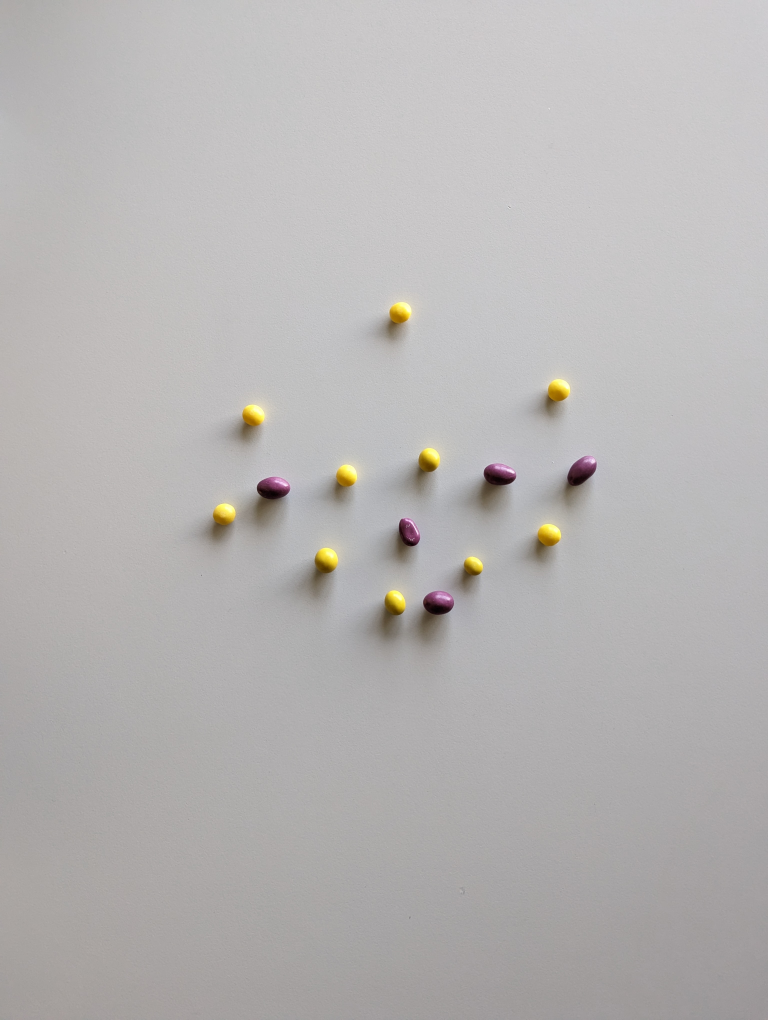
#> input picture data/01.jpg, 3072 x 4080 px (shown at 1/4 size)
$ python test_case.py
#> lines starting #> are read from the running program, lines starting #| are printed output that depends on the picture; after the words box and inside, x2 and y2 are one past the last pixel; in counts of white or black regions, pixels touching at a corner belong together
import cv2
import numpy as np


def count_obj(img):
    kernel = cv2.getStructuringElement(cv2.MORPH_RECT, (3, 3))
    dilatet = cv2.dilate(img, kernel, iterations=1)

    # contours
    contours, _ = cv2.findContours(dilatet, cv2.RETR_EXTERNAL, cv2.CHAIN_APPROX_SIMPLE)
    cv2.drawContours(img, contours, -1, (0, 255, 0), 2)
    print(len(contours))
    cv2.imshow('counter call', img)


# (hMin = 23 , sMin = 36, vMin = 63), (hMax = 179 , sMax = 255, vMax = 255)
img_path = 'data/01.jpg'
img = cv2.imread(img_path, cv2.IMREAD_COLOR)
#> img is the input picture: shape (4080, 3072, 3); mean B, G, R 179.9, 180.3, 182.6
img = cv2.resize(img, (768, 1020))
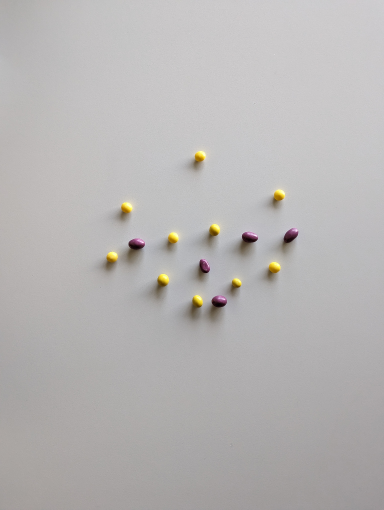
#> img: shape (1020, 768, 3) (shown at 1/2 size); mean B, G, R 180, 180.4, 182.8

grey = cv2.cvtColor(img, cv2.COLOR_BGR2GRAY)
blur = cv2.GaussianBlur(grey, (3, 3), 0)

t_inv = cv2.adaptiveThreshold(blur, 255, cv2.ADAPTIVE_THRESH_GAUSSIAN_C, cv2.THRESH_BINARY_INV, 11, 4)
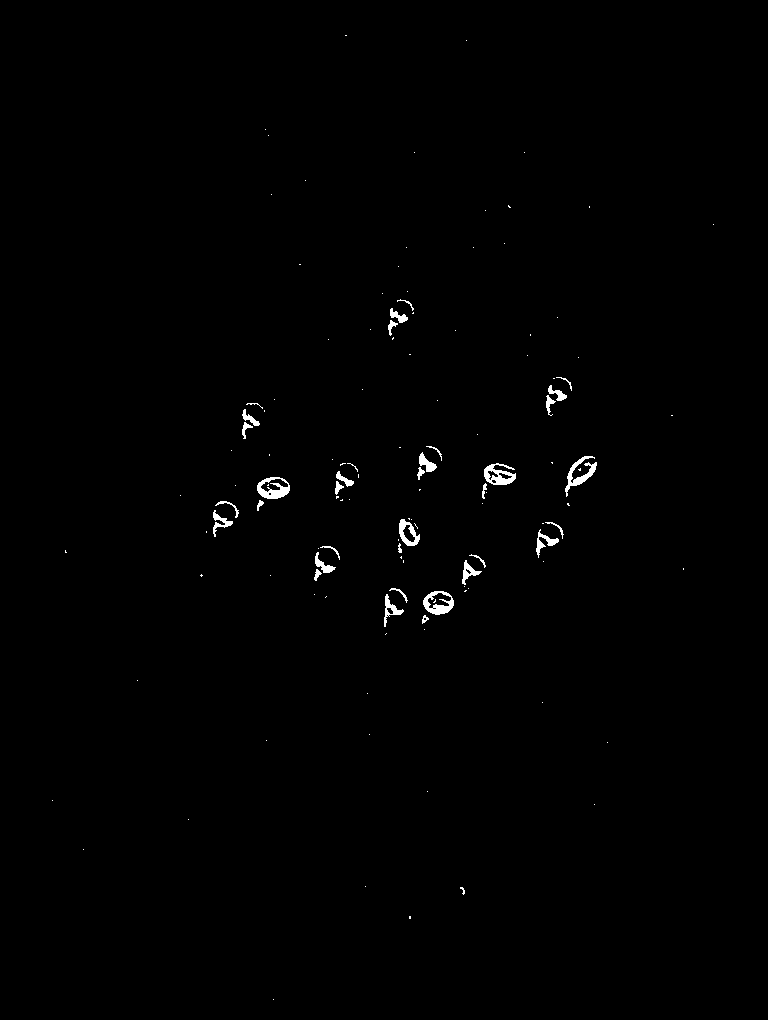
#> t_inv: shape (1020, 768); 0.57% white; 126 white regions (92 under 20 px), largest, box (x1, y1, x2, y2) and area: (257, 477, 290, 499) 400, (565, 456, 597, 497) 397, (484, 463, 516, 485) 391
canny = cv2.Canny(t_inv, 100, 200)
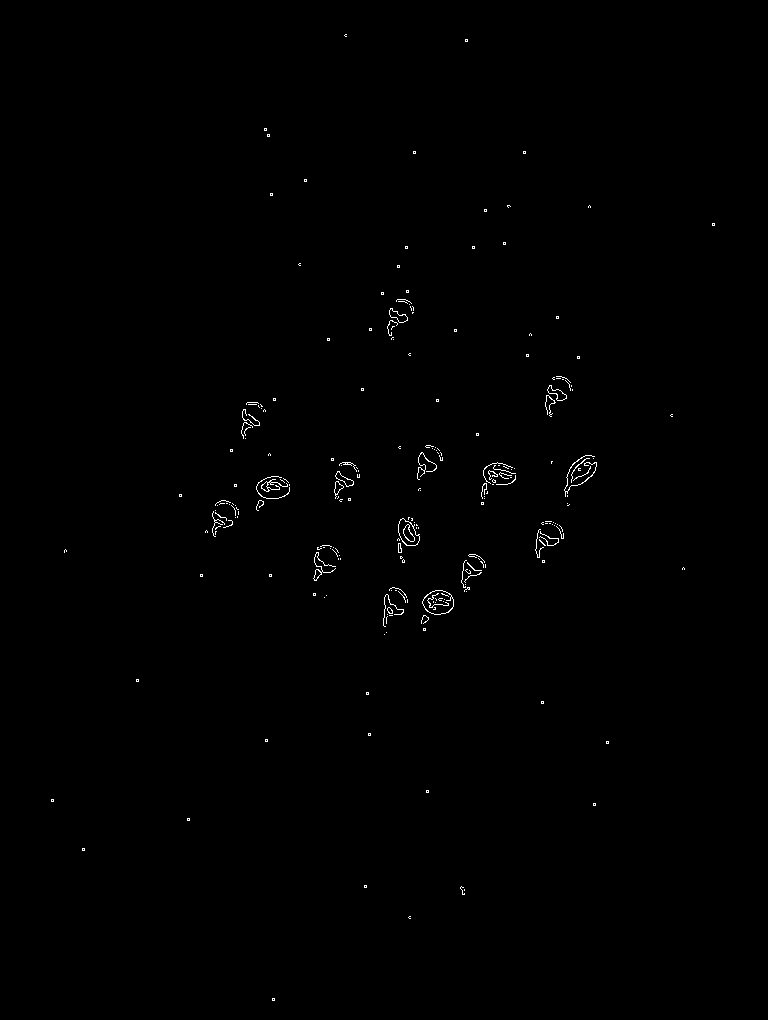
#> canny: shape (1020, 768); 0.38% white in thin lines or dots, all inside (x1, y1, x2, y2) = (51, 34, 715, 1001)
mask = cv2.bitwise_and(img, img, mask=canny)

count_obj(mask)
#> (the run stopped early here; a loop or call above may not have finished)

$ run again, with data/00.jpg copied over data/01.jpg
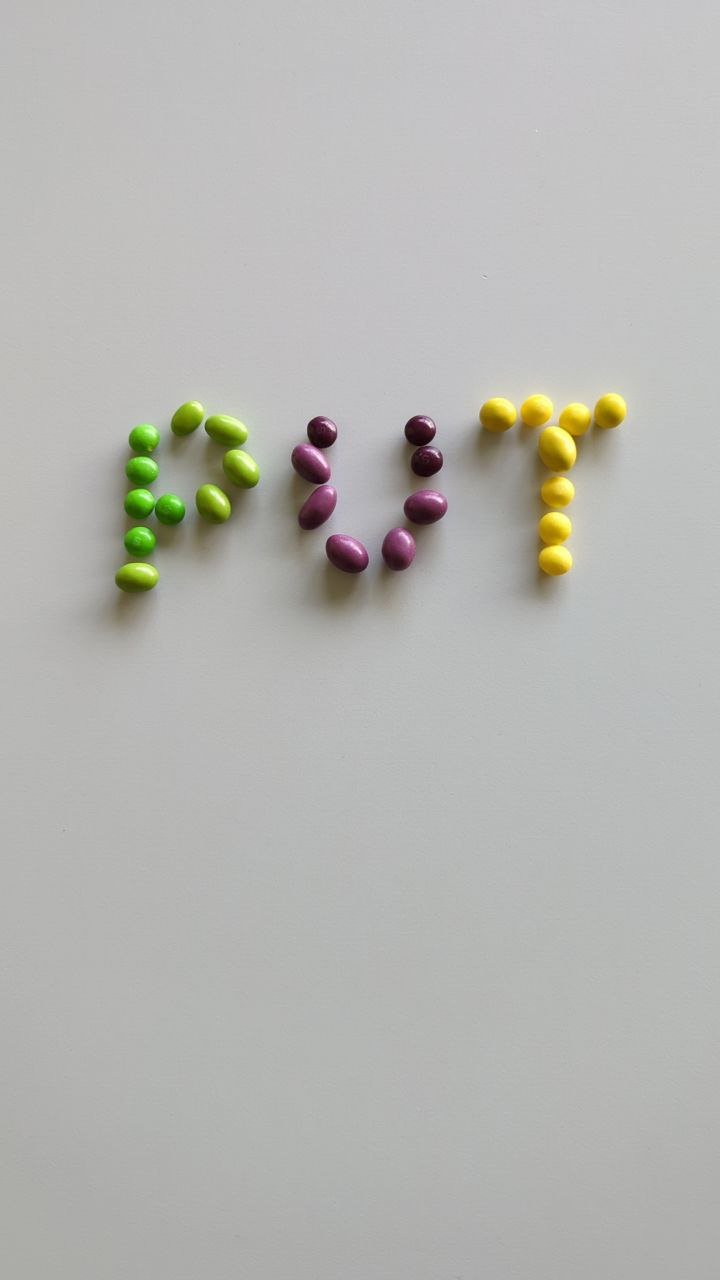
#> input picture data/00.jpg, 720 x 1280 px
#> img is the input picture: shape (1280, 720, 3); mean B, G, R 178.2, 181.9, 181.8
#> img: shape (1020, 768, 3)
#> `t_inv = cv2.adaptiveThreshold(blur, 255, cv2.ADAPTIVE_THRESH_GAUSSIAN_..`:
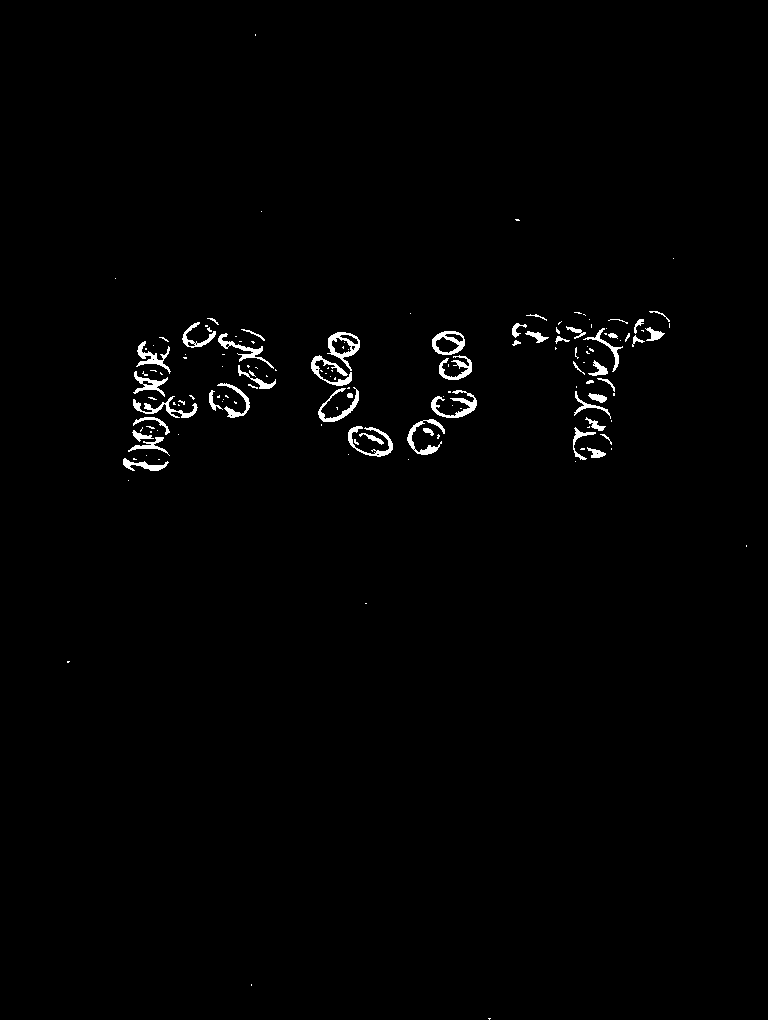
#> t_inv: shape (1020, 768); 1.1% white; 145 white regions (96 under 20 px), largest, box (x1, y1, x2, y2) and area: (431, 390, 477, 418) 439, (327, 332, 360, 371) 437, (311, 355, 352, 386) 386
#> canny: shape (1020, 768); 0.69% white in thin lines or dots, all inside (x1, y1, x2, y2) = (67, 33, 748, 1020)
#> in count_obj, `dilatet = cv2.dilate(img, kernel, iterations=1)`:
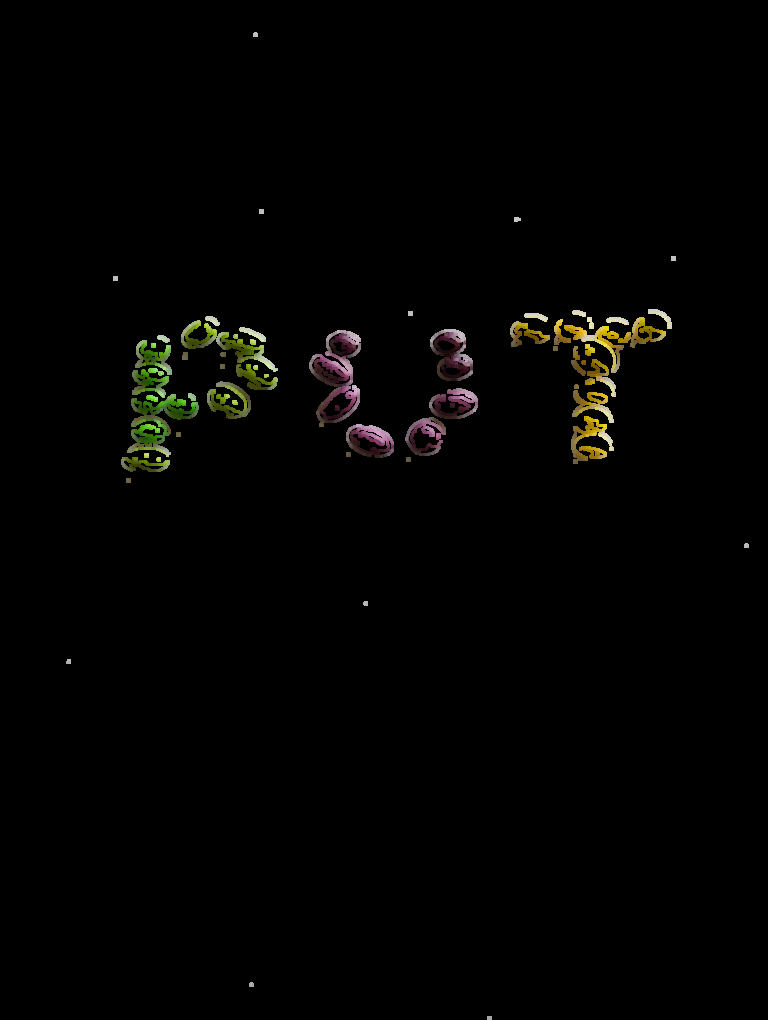
#> dilatet: shape (1020, 768, 3); mean B, G, R 1.7, 2.8, 3

$ run again, with data/02.jpg copied over data/01.jpg
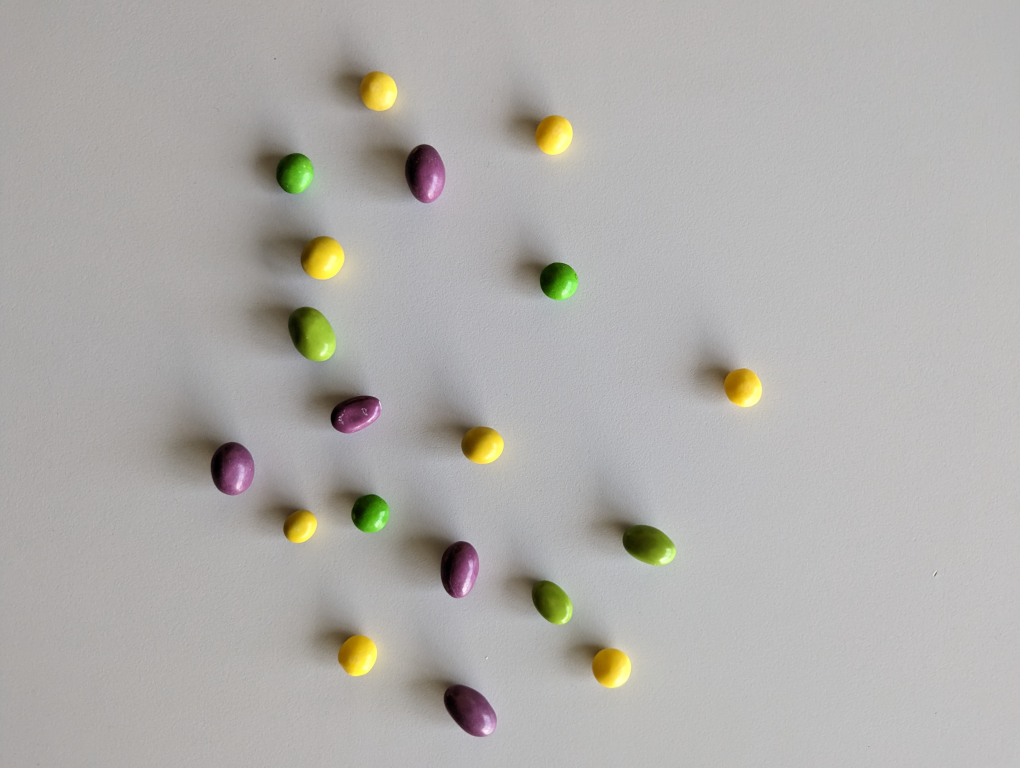
#> input picture data/02.jpg, 4080 x 3072 px (shown at 1/4 size)
#> img is the input picture: shape (3072, 4080, 3); mean B, G, R 170.7, 173.9, 176
#> img: shape (1020, 768, 3)
#> `t_inv = cv2.adaptiveThreshold(blur, 255, cv2.ADAPTIVE_THRESH_GAUSSIAN_..`:
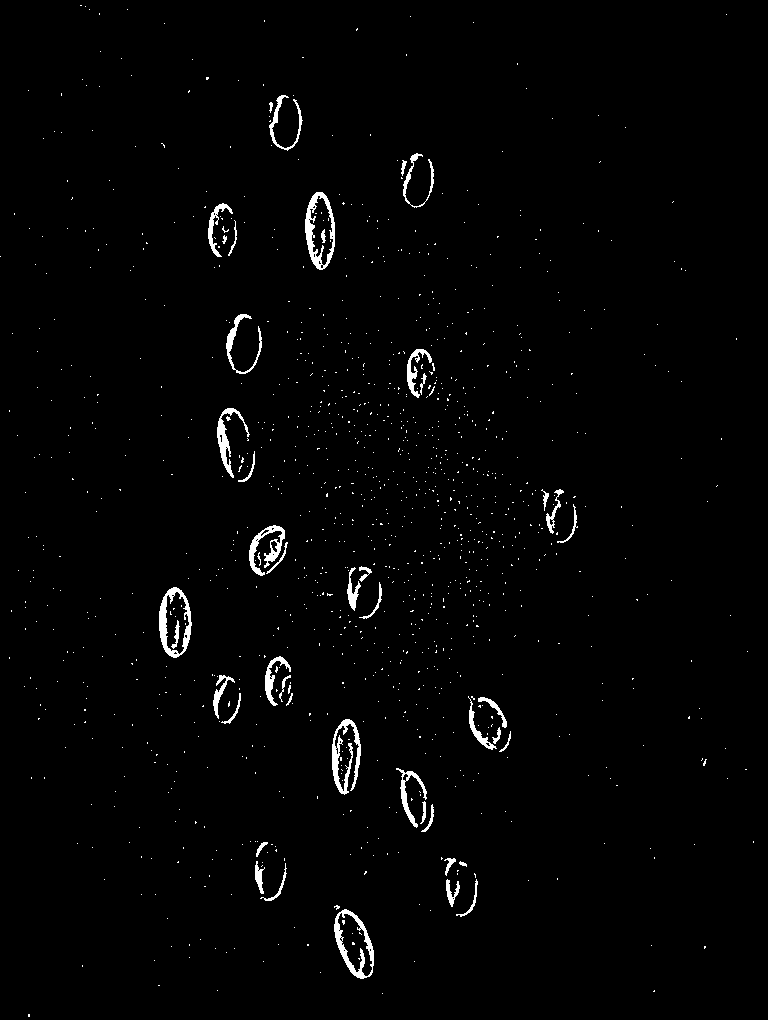
#> t_inv: shape (1020, 768); 1.6% white; 1160 white regions (1114 under 20 px), largest, box (x1, y1, x2, y2) and area: (305, 192, 335, 270) 870, (332, 719, 361, 795) 862, (159, 587, 192, 658) 825
#> canny: shape (1020, 768); 1.7% white in thin lines or dots
#> in count_obj, `dilatet = cv2.dilate(img, kernel, iterations=1)`:
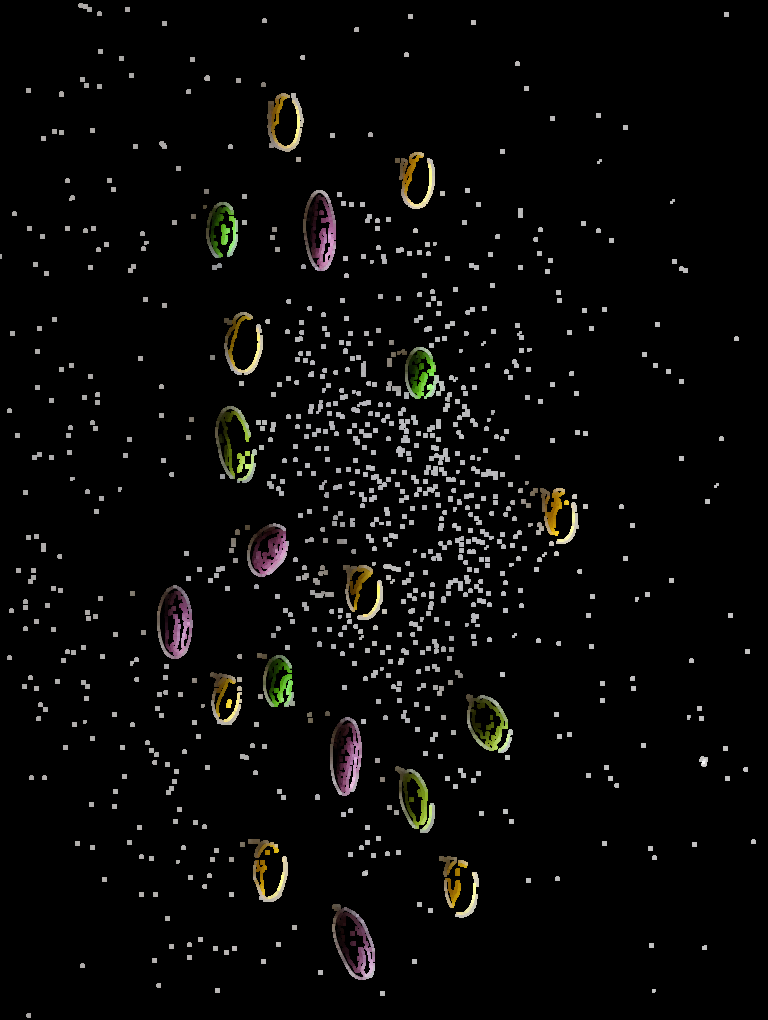
#> dilatet: shape (1020, 768, 3); mean B, G, R 7.7, 8.6, 8.9
